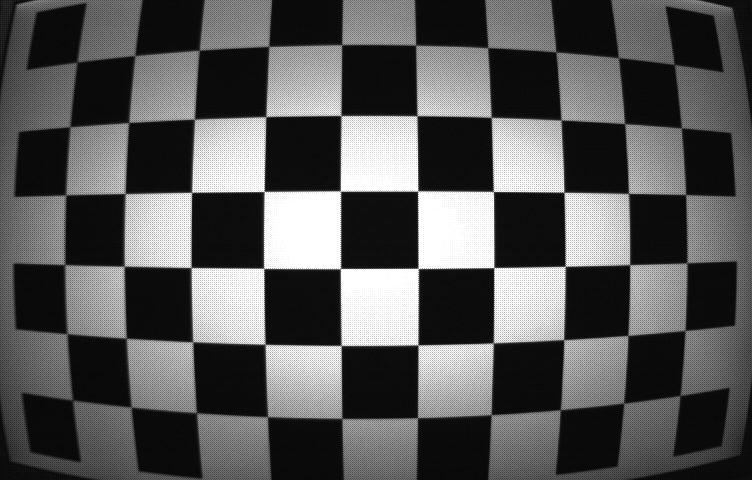
#> input picture snippets/chessboard.png, 752 x 480 px, found by its file name
$ python drawChessBoard.py
#> lines starting #> are read from the running program, lines starting #| are printed output that depends on the picture; after the words box and inside, x2 and y2 are one past the last pixel; in counts of white or black regions, pixels touching at a corner belong together
import numpy as np
import cv2
import matplotlib.pyplot as plt
import matplotlib.image as mpimg

nx = 10
ny = 6

filename = './snippets/chessboard.png'

img = cv2.imread(filename)
#> img is the input picture: shape (480, 752, 3); min 6, max 255, mean 88.3

# Convert to grayscale
gray = cv2.cvtColor(img, cv2.COLOR_BGR2GRAY)

ret, corners = cv2.findChessboardCorners(gray, (nx, ny), None)
#> ret = True; corners = 60 rows, first 8: [77.09, 62.11], [135, 55.74], [199.4, 50.27], [269, 46.47], [341.7, 44.84], [415.6, 45.26], [487.6, 47.7], [555.7, 52.1]

if ret == True:
    cv2.drawChessboardCorners(img, (nx, ny), corners, ret)
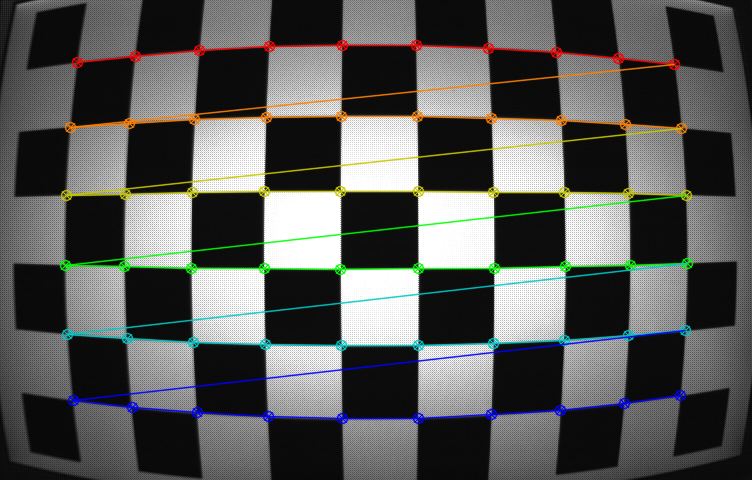
#> img: shape (480, 752, 3); 6.86% of pixels changed, all inside (x1, y1, x2, y2) = (59, 39, 694, 425)
    plt.imshow(img)
